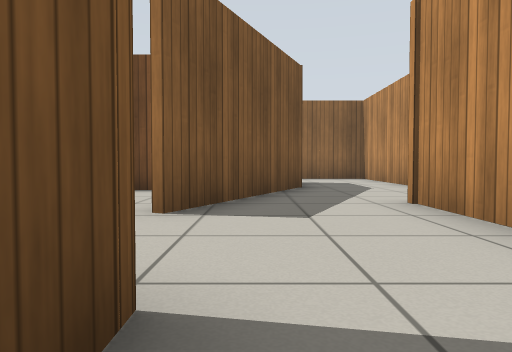
View 1 (above)

22 first-person views from a walk through a world built for the Gazebo simulator. The camera is 0.5 m above the floor, tilts 2° down and sees 70° across. The floor is counted in squares, 1 m on a side. Each view is taken from the middle of a square. On the plan, view 1 faces up. The plan holds only what a view shows up to about 9 squares ahead; the rest is blank. Simple patterns stand in for the simulator's built-in surfaces.

View 2
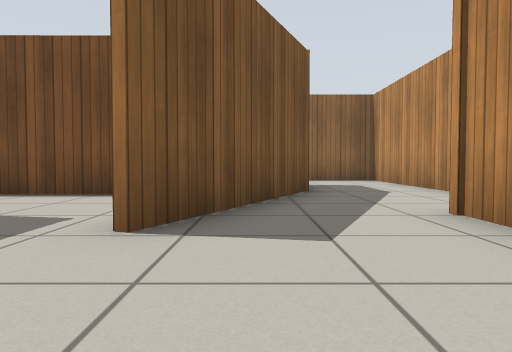

View 3
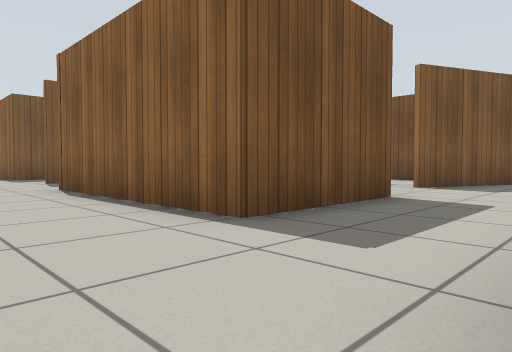

View 4
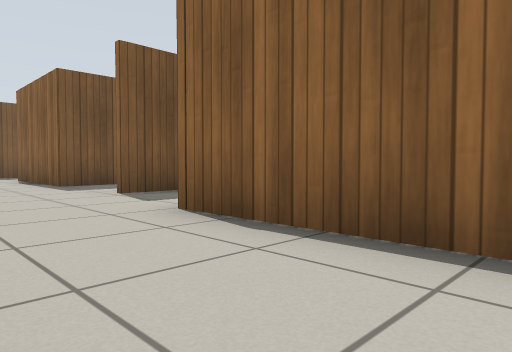

View 5
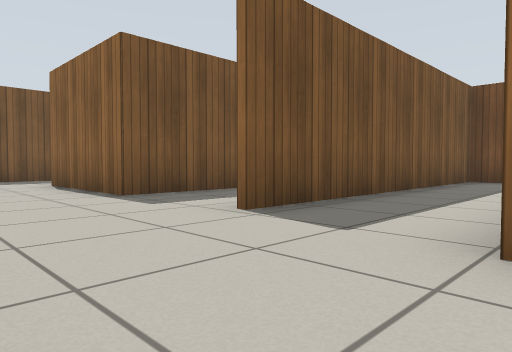

View 6
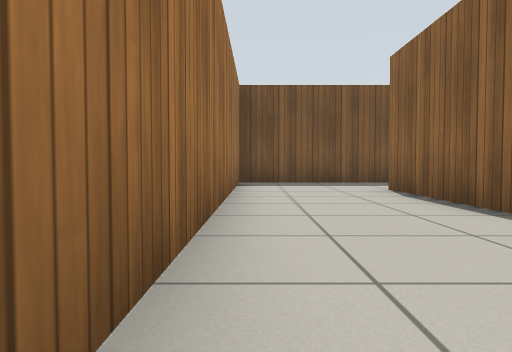

View 7
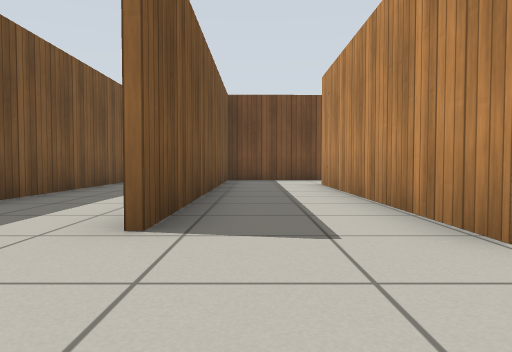

View 8
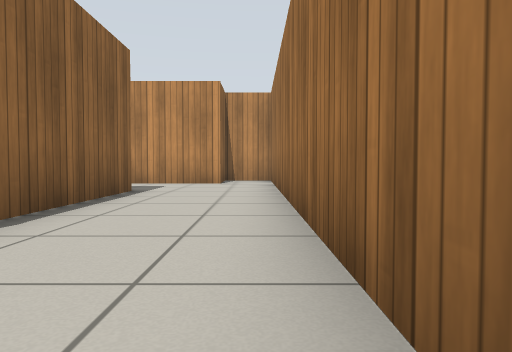

View 9
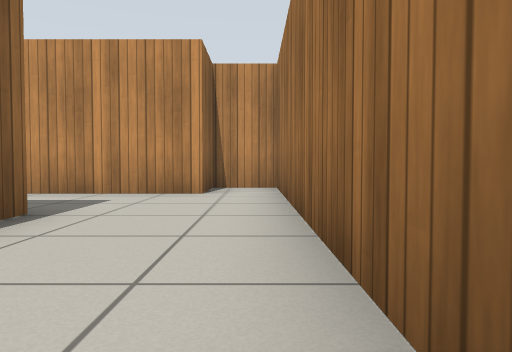

View 10
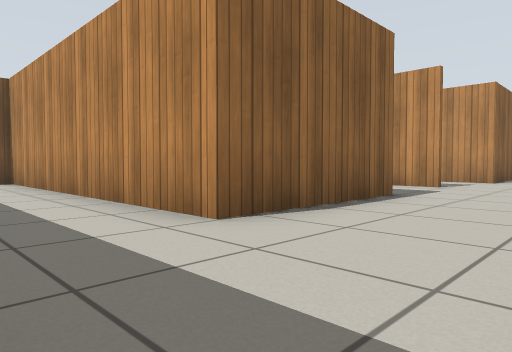

View 11
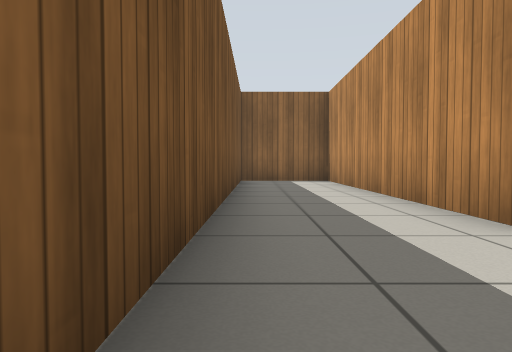

View 12
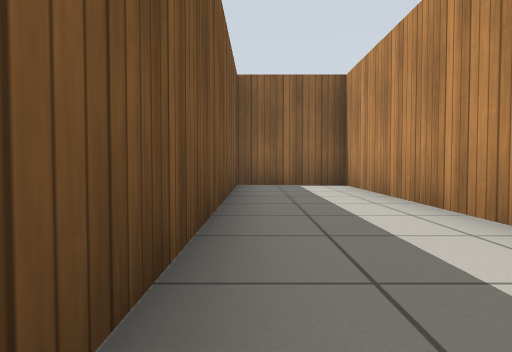

View 13
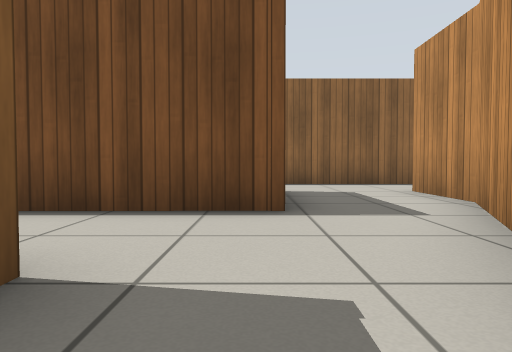

View 14
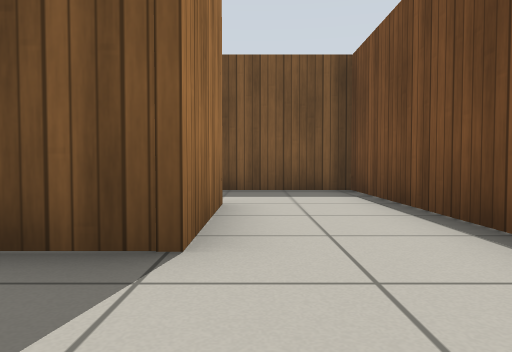

View 15
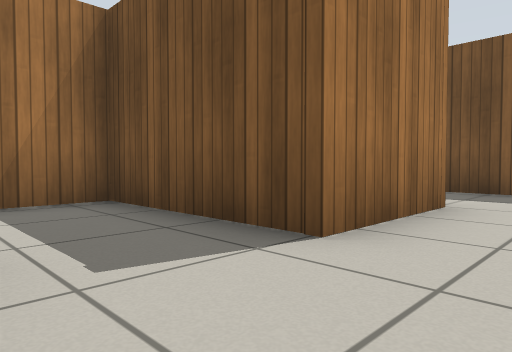

View 16
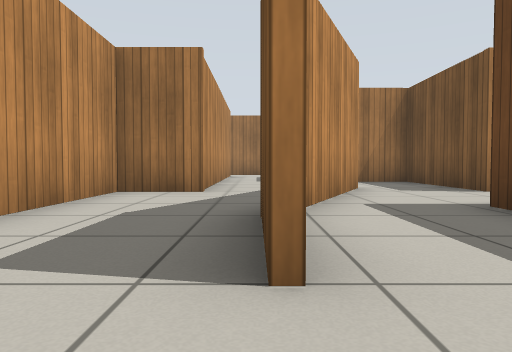

View 17
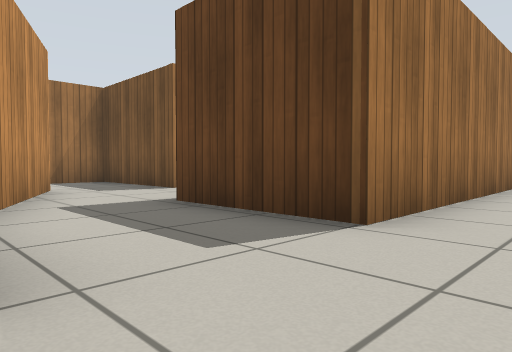

View 18
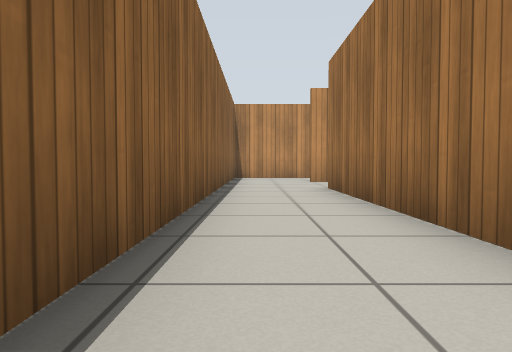

View 19
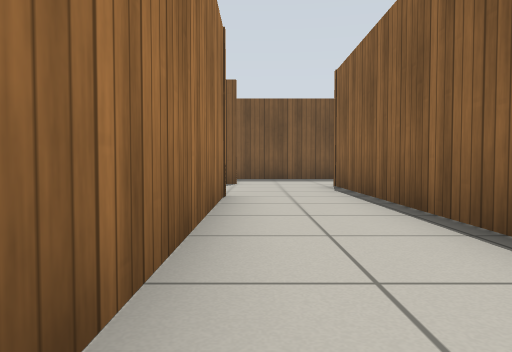

View 20
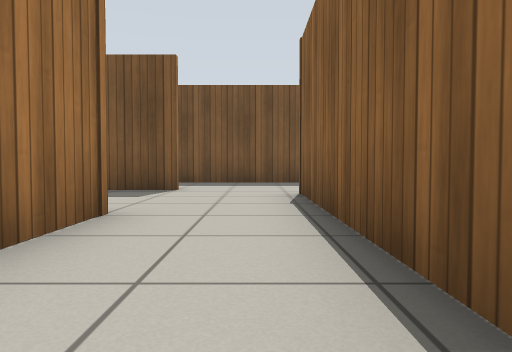

View 21
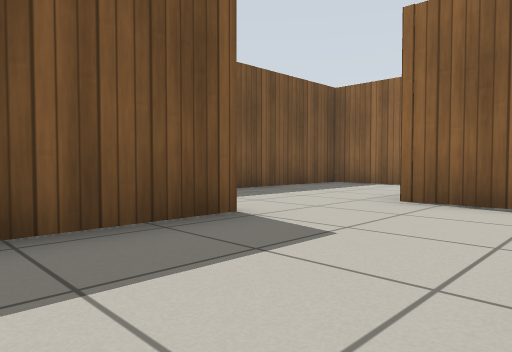

View 22
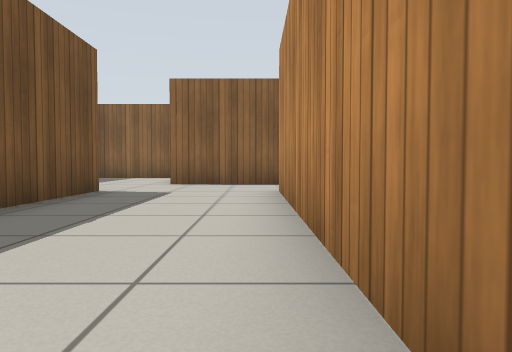

### Floor plan
Points are (right, up) in squares from view 1. A wall is a line through its corners. A room is listed if a view was taken in it or the views show most of it. See-through windows are left out.
Room 1 (views 1, 2, 3, 4, 5, 6, 7, 8, 9, 10, 11, 12, 14, 15)
walls: (-8, -1.4) (-8, -0.2); (-10.4, 5.1) (-10.4, -1.5) (-14, -1.5) (-14, 6.3) (-16.4, 6.3) (-16.4, -3.5); (-0.4, 1.3) (-0.4, -1.8) (-5.4, -1.8) (-5.5, 4.6) (-3.1, 4.6) (-3.1, 3.4); (-1.1, 3.6) (0.4, 6.8); (-0.3, 5) (-1, 3.5); (-1.7, 6.8) (-7.8, 6.8) (-7.8, -1.4); (2, 2.1) (2, 4.6); (-15.9, -4.4) (3.4, -4.4) (3.4, -3.1) (2, -3.1) (2, -0.2)
ways out: opening at (-2, 4) to room 2; opening at (-1, 2.5) to room 2; opening at (-1, 7) to room 3; opening at (1, 4)
Room 2 (view 13)
walls: (-3.1, 3.4) (-3.1, 1.2) (-1.7, 1.2)
ways out: opening at (-2, 4) to room 1; opening at (-1, 2.5) to room 1
Room 3 (views 16, 17, 18, 19, 20, 21, 22)
walls: (-13.8, 9.6) (-13.8, 7); (-10.6, 3.5) (-10.6, 9.5) (-1.7, 9.6) (-1.7, 6.8); (-14.6, 15.4) (-15.4, 15.4); (-16.4, 14.4) (-16.4, 11.9); (0.4, 6.8) (0.8, 7.7) (0.8, 9.6); (1.8, 11.7) (-13.1, 11.7)
ways out: opening at (-1, 7) to room 1; opening at (1, 10.5)

Positions as (right, up) in squares from view 1, and headings:
1: (0, 0), facing up
2: (0, 1), facing up
3: (2, -4), facing up-left
4: (-2, -4), facing up-left
5: (-5, -4), facing up-left
6: (-7, -4), facing left
7: (-7, -4), facing up
8: (-7, -4), facing right
9: (-4, -4), facing right
10: (-16, -4), facing up-right
11: (-16, -4), facing up
12: (-16, -2), facing up
13: (-2, 3), facing up
14: (-1, 5), facing left
15: (-1, 6), facing down-left
16: (1, 11), facing down
17: (1, 11), facing down-left
18: (-9, 11), facing right
19: (-5, 10), facing left
20: (-7, 11), facing left
21: (-11, 7), facing up-left
22: (-11, 3), facing up
